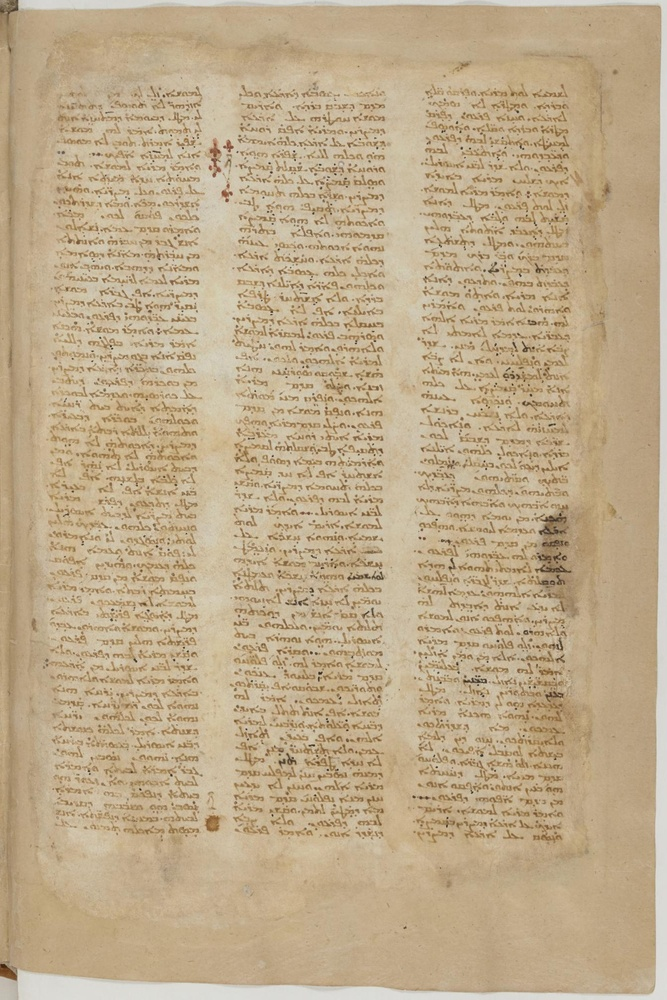
#> input picture tauch_submission_icdar2025_fest_textline_segmentation_competition_code_and_results/Syr341/img-Syr341/validation/025.jpg, 667 x 1000 px, shrunk from 1344 x 2016 before the run; its folder holds only this picture in this run
$ jupyter execute --allow-errors icdar2025_fest_syr341_validation_code_and_results.ipynb
#> lines starting #> are read from the running program, lines starting #| are printed output that depends on the picture; after the words box and inside, x2 and y2 are one past the last pixel; in counts of white or black regions, pixels touching at a corner belong together
[cell 1]
import cv2
import os
import numpy as np
from skimage.measure import label, regionprops
from skimage.segmentation import watershed
from scipy import ndimage as ndi
import matplotlib.pyplot as plt
import matplotlib.colors as mcolors
from skimage.morphology import skeletonize
import sys
sys.path.append("/content/drive/MyDrive/Colab Notebooks/icdar_fest_14_02_2025")
#> (the rest of this cell did not finish here and is left out)

[cell 2]
def estimate_binary_height(binary, th_low, th_high):
    labeled = label(binary)
    heights = [p.bbox[2] - p.bbox[0]
               for p in regionprops(labeled)
               if th_low <= (p.bbox[2] - p.bbox[0]) <= th_high]
    if not heights:
        return None
    mu, sigma = np.mean(heights), np.std(heights)
    return int(mu - 0.5 * sigma), int(mu + 0.5 * sigma)

def load_and_preprocess_image(image_path):
    gray = cv2.imread(image_path, cv2.IMREAD_GRAYSCALE)
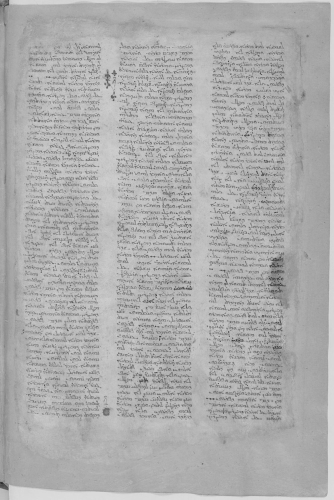
#> gray: shape (1000, 667) (shown at 1/2 size); min 34, max 224, mean 173.3
    _, bin_img = cv2.threshold(gray, 0, 255,
                              cv2.THRESH_BINARY_INV + cv2.THRESH_OTSU)
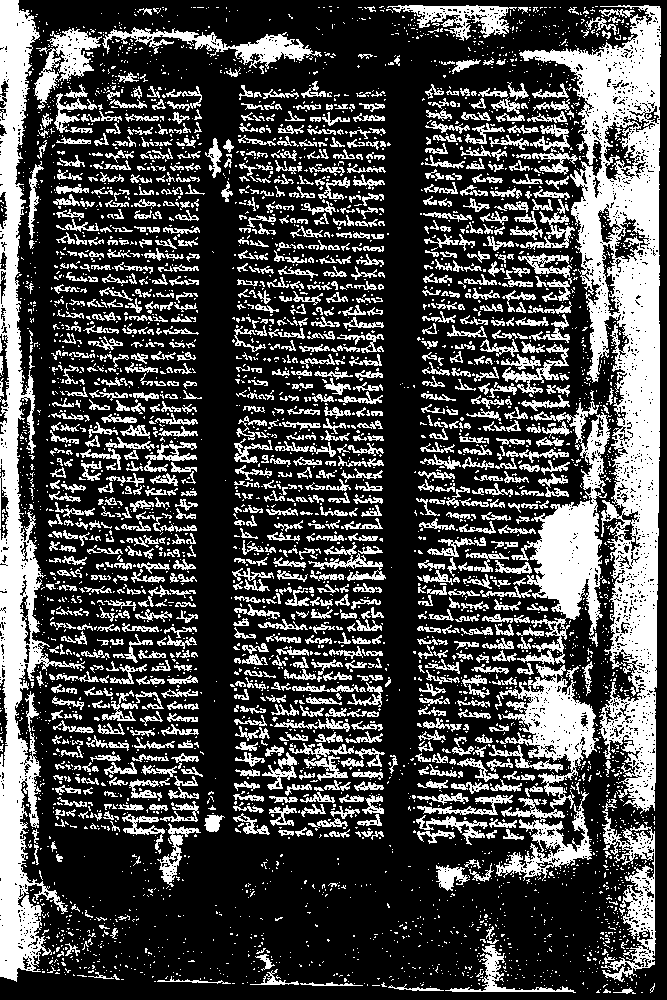
#> bin_img: shape (1000, 667); 29.1% white; 4597 white regions (3482 under 20 px), largest, box (x1, y1, x2, y2) and area: (519, 5, 661, 814) 37162, (0, 0, 85, 982) 23725, (511, 401, 611, 665) 8722
    kernel = cv2.getStructuringElement(cv2.MORPH_ELLIPSE, (3,3))
    dilated = cv2.dilate(bin_img, kernel, iterations=1)
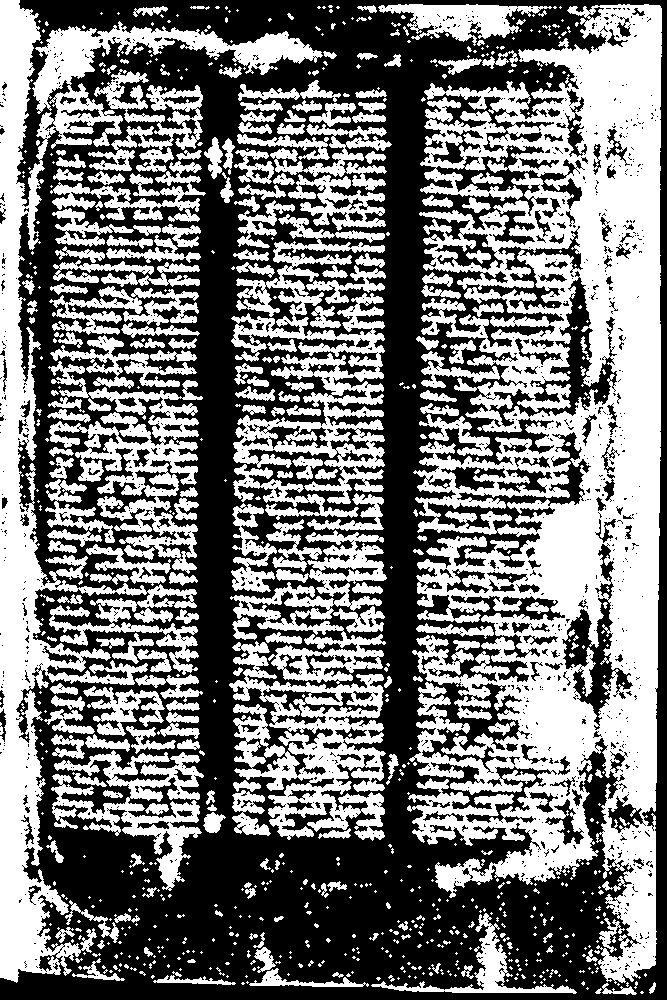
#> dilated: shape (1000, 667); 47.5% white; 782 white regions (540 under 20 px), largest, box (x1, y1, x2, y2) and area: (407, 4, 662, 984) 131898, (0, 0, 323, 983) 48021, (231, 214, 385, 504) 15600
    return np.bitwise_not(dilated ),dilated

# [5 lines left out: function random_label_cmap, not called in this run]

def filter_lines(gray, scales, eta):
    responses = []
    for scale in scales:
        raw = ani.anigauss(
            gray.astype(np.float64), sigv=scale, sigu=eta * scale, phi=0, derv=2, deru=0)
        responses.append(raw.flatten())
    max_resp = np.max(np.array(responses), axis=0).reshape(gray.shape)
    thr = np.mean(max_resp) + 0.4 * np.std(max_resp)
    return (max_resp > thr).astype(np.uint8) * 255

# [22 lines left out: function compute_up_down_distances, not called in this run]

[cell 3]
input_folders = [
    "/content/drive/MyDrive/Colab Notebooks/icdar_fest_14_02_2025/Syr341/img-Syr341/validation/"
]

binary_output_root = "/content/drive/MyDrive/Colab Notebooks/icdar_fest_14_02_2025/Syr341/text-line-prediction-Syr341/validation/"
color_output_root = "/content/drive/MyDrive/Colab Notebooks/icdar_fest_14_02_2025/Syr341/text-line-prediction-Syr341/colored_validation/"

#> (the rest of this cell did not finish here and is left out)

#> in estimate_binary_height, `labeled = label(binary)`:
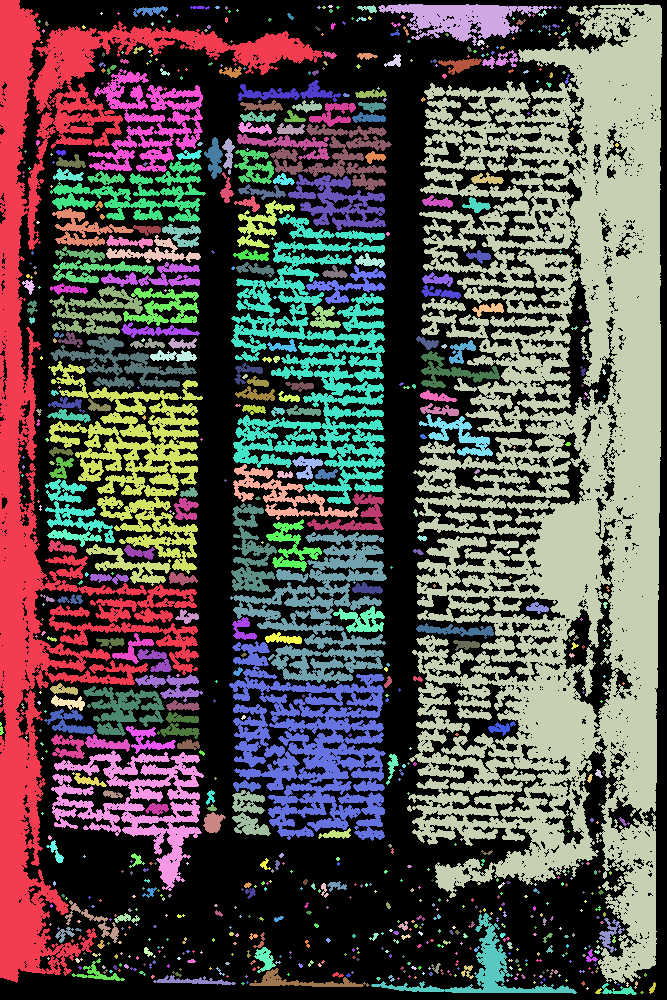
#> labeled: shape (1000, 667) int64; 783 distinct labels, from 0 to 782; one colour per label, 0 black
#> in estimate_binary_height, `heights = [p.bbox[2] - p.bbox[0] for p in regionprops(labeled) if th_l..`: heights = 774 values, max 90 at index 297, min 3 at index 1, mean 7.55
#> in estimate_binary_height, `mu, sigma = np.mean(heights), np.std(heights)`: mu = 7.55; sigma = 9.63
#> `height_range = estimate_binary_height(inv_bin, th_low, th_high)`: height_range = (2, 12)
#> `scales = [height_range[0], height_range[1]]`: scales = [2, 12]

            # 3) Generate line masks
            scales = [height_range[0], height_range[1]]
            lines_mask = filter_lines(bin, scales, eta=2)
#> the loop in filter_lines, `for scale in scales:` made 1 pass
#> scale on pass 1: 2
#> after the loop in filter_lines, `for scale in scales:`: responses = []
            v_separators = compute_up_down_distances(255-lines_mask, 10 * height_range[0])
            inverted_v_separators = cv2.bitwise_not(v_separators)
            lines_mask_split = cv2.bitwise_and(lines_mask, inverted_v_separators)

            # 4) Detect center of lines
            bw = lines_mask_split > 0
            lines_mask_skel = skeletonize(bw).astype(np.uint8) * 255
            kernel = cv2.getStructuringElement(cv2.MORPH_RECT, (1, 5))
            lines_mask_thick = cv2.dilate(lines_mask_skel, kernel, iterations=1)

            # Filter short blob lines
            num_lab, labels, stats, _ = cv2.connectedComponentsWithStats(lines_mask_thick, connectivity=8)
            lines = np.zeros_like(lines_mask_skel)
            for lbl in range(1, num_lab):
                width = stats[lbl, cv2.CC_STAT_WIDTH]
                height = stats[lbl, cv2.CC_STAT_HEIGHT]
                if width >= 20*height_range[0] and height <= 10*height_range[0]:
                    lines[labels == lbl] = 255

            # 5) Dilate lines region
            d = 2 * height_range[0]
            kern_ellipse = cv2.getStructuringElement(cv2.MORPH_ELLIPSE, (2*d+1, 2*d+1))
            dilated = cv2.dilate(lines.astype(np.uint8), kern_ellipse)

            # 6) Final intersection with binary image
            final_mask = (((dilated > 0) & (inv_bin > 0)) * 255).astype(np.uint8)

            # 7) Watershed segmentation
            lines_bool = lines > 0
            markers = label(lines_bool)
            distance = ndi.distance_transform_edt(lines_bool)
            final_mask_bool = final_mask > 0
            combined = lines_bool | final_mask_bool
            segmented_lines = watershed(image=distance, markers=markers, mask=combined, watershed_line=True, connectivity=2)

            # Use a random label colormap
            num_labels = int(segmented_lines.max()) + 1
            cmap = random_label_cmap(num_labels, seed=25)

            # Save color output
            plt.imsave(out_path_color, segmented_lines, cmap=cmap)

            # Save binary output
            cv2.imwrite(out_path_binary, (segmented_lines > 0).astype(np.uint8) * 255)

[cell 4]
"""
@author: Silvia Zottin
Evaluation code for FEST 2025: few shot text line segmentation ICDAR 2025 competition.

"""

from sklearn.metrics import precision_score, recall_score
import os
import os.path
import numpy as np
import cv2


def get_mask(path, filename, binarize=True):
    # retrieving the corresponding mask based on the input path and filename
    mask_path = os.path.join(path, filename)
    mask_path = os.path.splitext(mask_path)[0] + ".png"
    mask = cv2.imread(mask_path, cv2.IMREAD_GRAYSCALE)

    # if the flag is true binarize the image before returning it
    if binarize:
        _, mask = cv2.threshold(mask, 127, 255, cv2.THRESH_BINARY)
    return mask


def calculate_IoU(component1, component2):
    intersection = np.logical_and(component1, component2).sum()
    union = np.logical_or(component1, component2).sum()
    if union == 0:
        return 0
    return intersection / union


def find_best_matches(gt_components, pred_components, num_gt, num_pred):
    matches = []
    matches_all = []
    for gt_label in range(1, num_gt):
        best_iou = 0
        best_match = -1
        gt_mask = (gt_components == gt_label)

        for pred_label in range(1, num_pred):
            pred_mask = (pred_components == pred_label)
            iou = calculate_IoU(gt_mask, pred_mask)

            if iou > best_iou:
                best_iou = iou
                best_match = pred_label

            if iou >= 0.75:
                matches_all.append((gt_label, pred_label))

        if best_match != -1:
            matches.append((gt_label, best_match))

    return matches, matches_all


def calculate_pixel_and_line_IU(gt_components, pred_components, matches, threshold=0.75):
    TP, FP, FN = 0, 0, 0
    CL, ML, EL = 0, 0, 0

    for gt_label, pred_label in matches:
        gt_mask = (gt_components == gt_label)
        pred_mask = (pred_components == pred_label)

        tp = np.logical_and(gt_mask, pred_mask).sum()
        fp = np.logical_and(np.logical_not(gt_mask), pred_mask).sum()
        fn = np.logical_and(gt_mask, np.logical_not(pred_mask)).sum()

        TP += tp
        FP += fp
        FN += fn

        precision = precision_score(np.array(gt_mask).flatten(), np.array(pred_mask).flatten(), zero_division=0)
        recall = recall_score(np.array(gt_mask).flatten(), np.array(pred_mask).flatten(), zero_division=0)


        if precision >= threshold and recall >= threshold:
            CL += 1
        elif recall < threshold:
            ML += 1
        elif precision < threshold:
            EL += 1

    pixel_IU = 0 if (TP + FP + FN) == 0 else TP / (TP + FP + FN)
    line_IU = 0 if (CL + ML + EL) == 0 else CL / (CL + ML + EL)
    print("TP: ", TP)
    print("FP: ", FP)
    print("FN: ", FN)
    print("pixel_IU: ", pixel_IU)
    print("CL: ", CL)
    print("ML: ", ML)
    print("EL: ", EL)
    print("line_IU: ", line_IU)

    return pixel_IU, line_IU


def evaluate_metrics(gt_img, pred_img):
    num_gt, gt_components = cv2.connectedComponents(gt_img)
    num_pred, pred_components = cv2.connectedComponents(pred_img)

    matches, matches_all = find_best_matches(gt_components, pred_components, num_gt, num_pred)
    pixel_IU, line_IU = calculate_pixel_and_line_IU(gt_components, pred_components, matches)

    N1 = num_gt - 1
    N2 = num_pred - 1

    M = len(matches_all)

    DR = 0 if N1 == 0 else M / N1
    RA = 0 if N1 == 0 else M / N2
    FM = 0 if DR + RA == 0 else 2 * (DR * RA) / (DR + RA)

    return pixel_IU, line_IU, DR, RA, FM


def udiads_textline_evaluate(result_directory, gt_directory):
    """
    Evaluate the results provided by the files in result_directory with respect
    to the ground truth information given by the files in gt_directory.
    """

    # Check whether result_directory and gt_directory are directories
    if not os.path.isdir(result_directory):
        print("The result folder is not a directory")
        return

    if not os.path.isdir(gt_directory):
        print("The gt folder is not a directory")
        return

    pixel_list = []
    line_list = []
    DR_list = []
    RA_list = []
    FM_list = []
    # For each file of the ground truth directory read the result
    for f in sorted(os.listdir(gt_directory)):
        # retrieving binarized gt and predicted mask
        segmentation_bin = get_mask(result_directory, f)
#> in get_mask, `_, mask = cv2.threshold(mask, 127, 255, cv2.THRESH_BINARY)`:
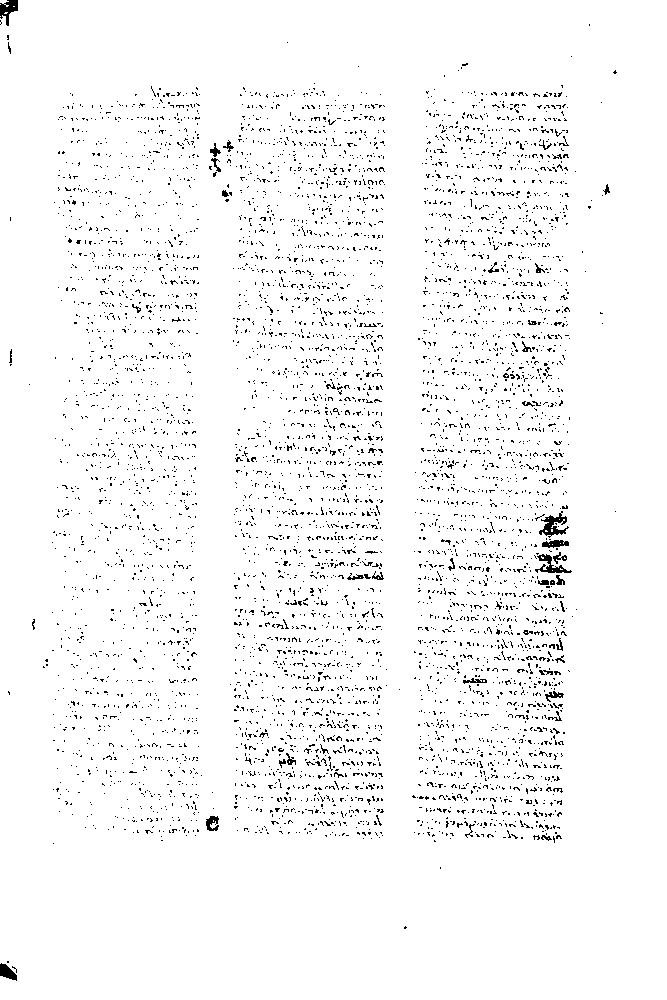
#> mask: shape (1000, 667); 96.7% white; black in thin lines or dots
        ground_truth_bin = get_mask(gt_directory, f)

        # calculating IoU based metrics
        print("Calculating metrics...")
        pixel_IU, line_IU, DR, RA, FM = evaluate_metrics(ground_truth_bin, segmentation_bin)
#> in evaluate_metrics, `num_gt, gt_components = cv2.connectedComponents(gt_img)`:
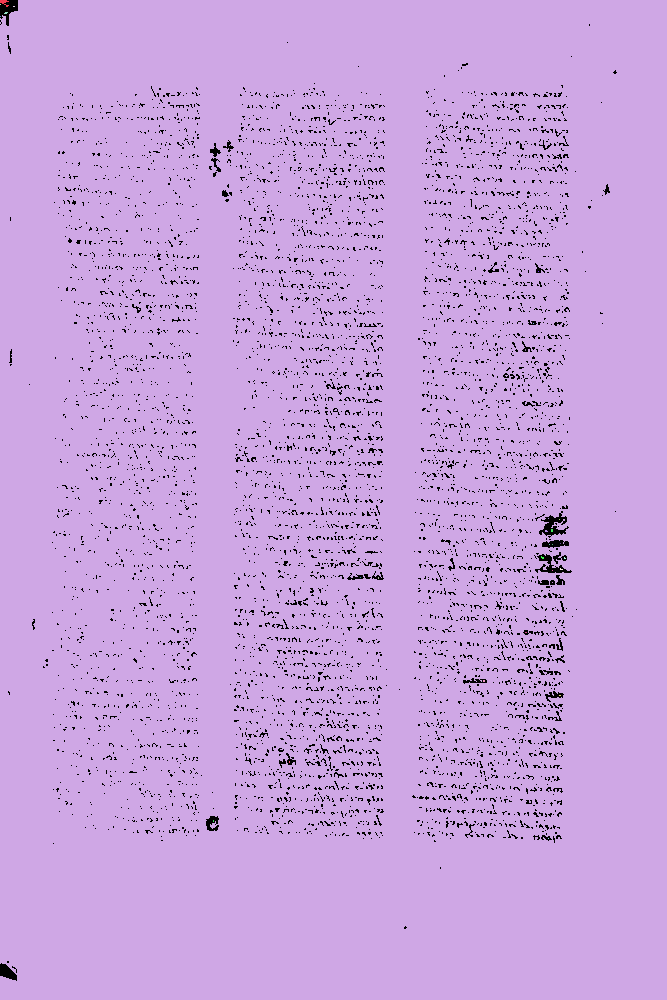
#> gt_components: shape (1000, 667) int32; 30 distinct labels, from 0 to 29; one colour per label, 0 black
#> in evaluate_metrics, `num_gt, gt_components = cv2.connectedComponents(gt_img)`: num_gt = 30
#> the loop in find_best_matches, `for gt_label in range(1, num_gt):` made 29 passes
#> pass 1, in find_best_matches, `gt_mask = (gt_components == gt_label)`:
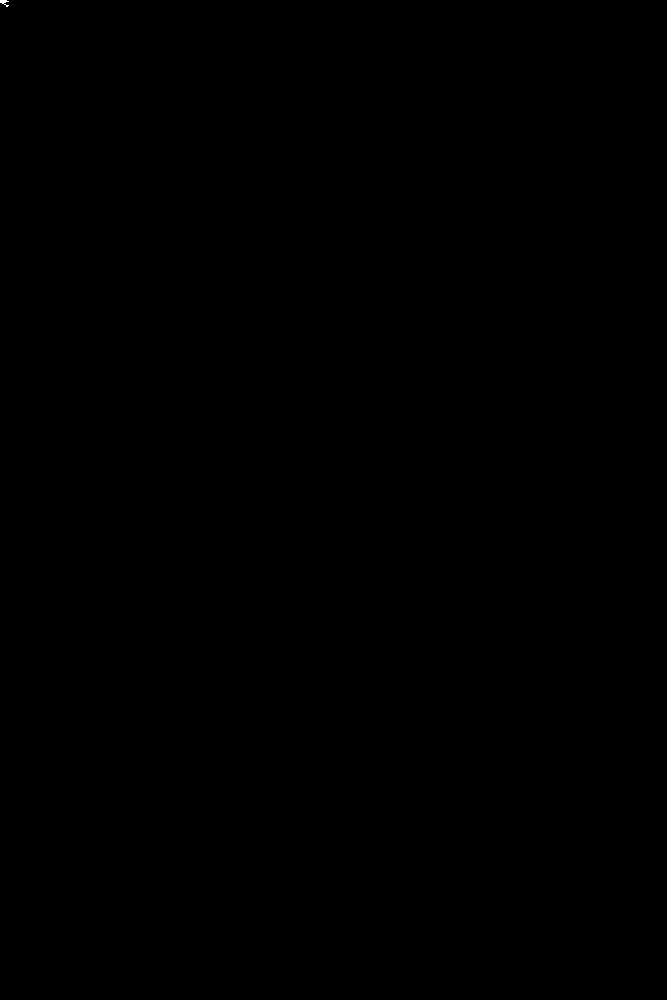
#> gt_mask: shape (1000, 667) bool; 0% white; 1 white region, box (x1, y1, x2, y2) and area: (0, 0, 9, 7) 31
#> the loop in calculate_pixel_and_line_IU, `for gt_label, pred_label in matches:` made 29 passes
#| TP:  645057
#| FP:  0
#| FN:  0
#| pixel_IU:  1.0
#| CL:  29
#| ML:  0
#| EL:  0
#| line_IU:  1.0
        pixel_list.append(pixel_IU)
        line_list.append(line_IU)
        DR_list.append(DR)
        RA_list.append(RA)
        FM_list.append(FM)

        # print per‑page results
        print(
            f"[{f}] "
            f"Pixel IU: {pixel_IU:.4f}, "
            f"Line IU: {line_IU:.4f}, "
            f"DR: {DR:.4f}, "
            f"RA: {RA:.4f}, "
            f"F‑measure: {FM:.4f}"
        )

    return np.mean(pixel_list), np.mean(line_list), np.mean(DR_list), np.mean(RA_list), np.mean(FM_list)

[cell 5]
Pixel_IU, Line_IU, DR, RA, FM = udiads_textline_evaluate(result_directory="/content/drive/MyDrive/Colab Notebooks/icdar_fest_14_02_2025/Syr341/text-line-prediction-Syr341/validation",
                                                         gt_directory="/content/drive/MyDrive/Colab Notebooks/icdar_fest_14_02_2025/Syr341/text-line-gt-Syr341/validation")
#| [025.jpg] Pixel IU: 1.0000, Line IU: 1.0000, DR: 1.0000, RA: 1.0000, F‑measure: 1.0000

print("Pixel IU: ", Pixel_IU)
#| Pixel IU:  1.0
print("Line IU: ", Line_IU)
#| Line IU:  1.0
print("Detection Rate: ", DR)
#| Detection Rate:  1.0
print("Recognition Accuracy: ", RA)
#| Recognition Accuracy:  1.0
print("F-measure: ", FM)
#| F-measure:  1.0
